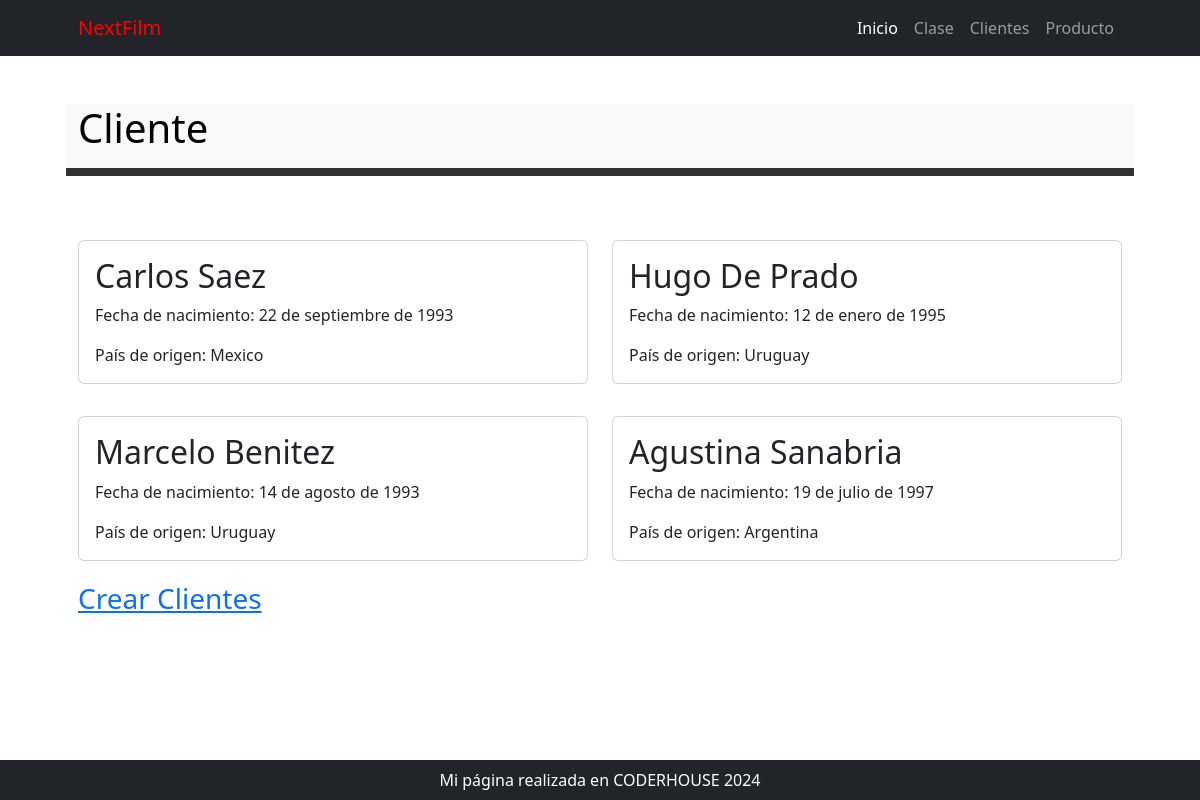
The page /cliente/ on the database its author committed.
### cliente/models.py (models this page shows, shortened)
class Cliente(models.Model):
    nombre = models.CharField(max_length=50)
    apellido = models.CharField(max_length=50)
    nacimiento = models.DateField(null=True)
    pais_origen_id = models.ForeignKey(Pais, on_delete=models.SET_NULL, null=True, blank = True, verbose_name="país de origen")

class Pais(models.Model):
    nombre = models.CharField(max_length=50, verbose_name="país")
    def __str__(self):
        return self.nombre
    class Meta:
        verbose_name_plural = "países"

### cliente/views.py (the view)
# urls.py: path("", views.home, name="home"),
def home(request):
    consulta_clientes = models.Cliente.objects.all
    context = {"clientes": consulta_clientes}
    return render(request, "cliente/index.html", context)

### cliente/templates/cliente/index.html
{% extends 'core/base.html' %}
{% block title %}
    {% include 'core/components/titulo1.html' with titulo="Cliente" %}
{% endblock title %}
{% block content %}
<div class="row">
    {% for cliente in clientes %}
        <div class="col-md-6">
            <div class="card my-3">
                <div class="card-body">
                    <h2 class="card-title">{{ cliente.nombre }} {{ cliente.apellido }}</h2>
                    <p class="card-text">Fecha de nacimiento: {{ cliente.nacimiento }}</p>
                    <p class="card-text">País de origen: {{ cliente.pais_origen_id }}</p>
                </div>
            </div>
        </div>
    {% endfor %}
</div>
{% endblock content %}
{% block content1 %}
    <div class="fs-3 pb-4 ">
        <a href="{% url 'cliente:cliente_create' %}">Crear Clientes</a>
    </div>
{% endblock content1 %}

### rows shown on the page
Cliente: nombre "Carlos", apellido "Saez", nacimiento "22 de septiembre de 1993", pais_origen_id "Mexico"
Cliente: nombre "Hugo", apellido "De Prado", nacimiento "12 de enero de 1995", pais_origen_id "Uruguay"
Cliente: nombre "Marcelo", apellido "Benitez", nacimiento "14 de agosto de 1993", pais_origen_id "Uruguay"
Cliente: nombre "Agustina", apellido "Sanabria", nacimiento "19 de julio de 1997", pais_origen_id "Argentina"

### other values the page prints
{{ titulo }} "Cliente"
